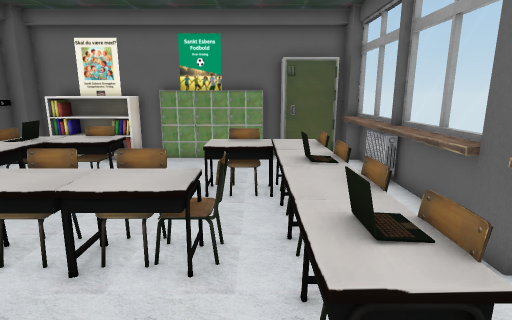
view 1 (above)

13 first-person views from a walk through a 3-D level made in the Unity game engine. The camera is 1.5 m above the floor, tilts 12° down and sees 80° across. The floor is counted in squares, 0.5 m on a side. Each view is taken from the middle of a square. On the plan, view 1 faces up. The plan holds only what a view shows up to about 20 squares ahead; the rest is blank. The player character is not drawn. Some animated figures are left out. Some surface patterns are stand-ins.

view 2
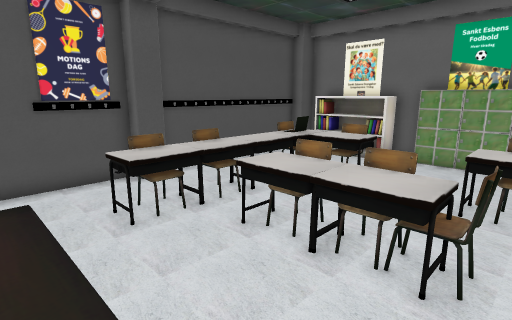

view 3
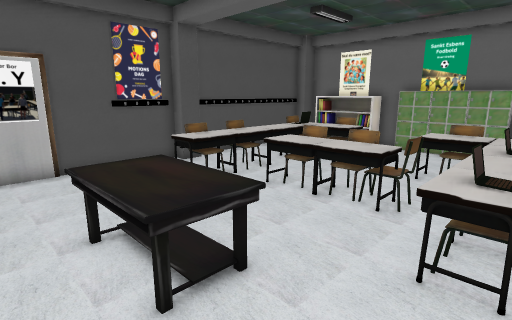

view 4
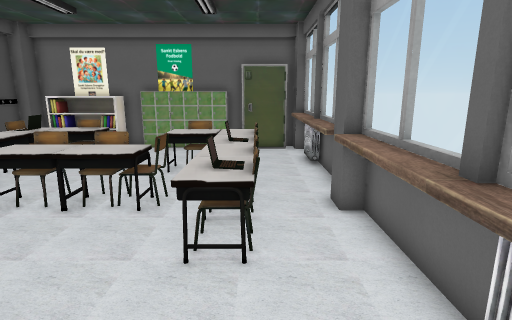

view 5
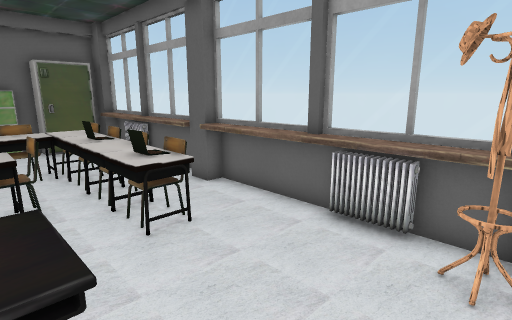

view 6
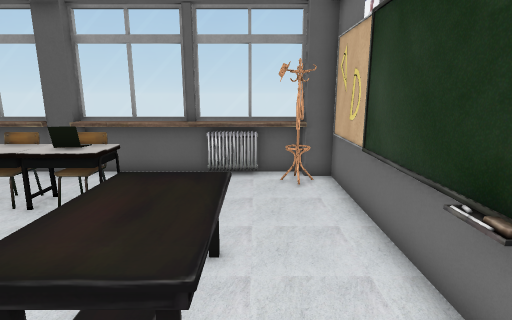

view 7
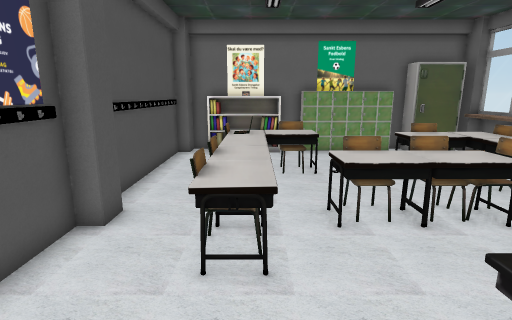

view 8
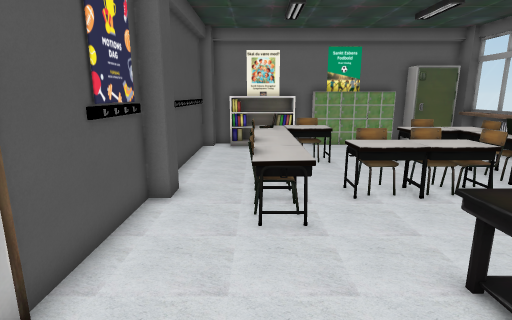

view 9
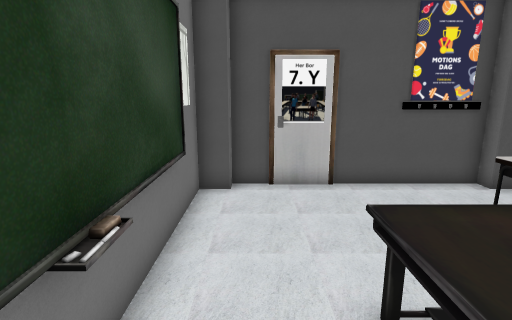

view 10
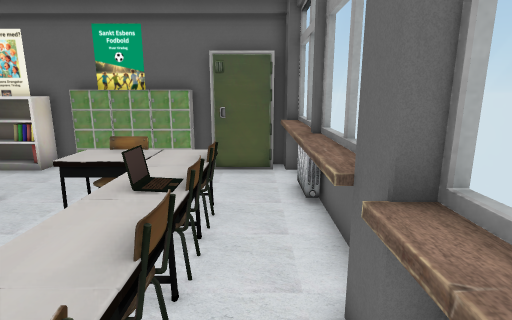

view 11
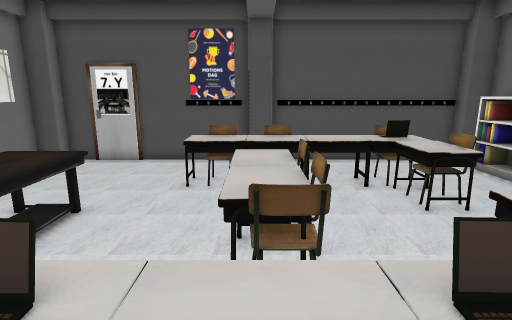

view 12
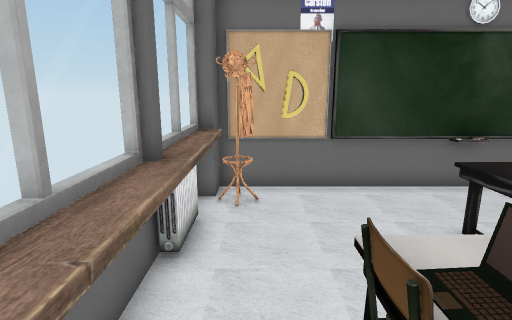

view 13
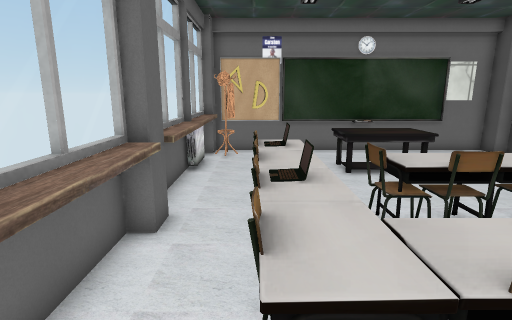

### Floor plan
Key: @ floor where view 1 was taken; # wall or solid block; . floor; = window, fence, low wall or low ledge; ^ raised ledge; C chair; L laptop; T table; E desk.
Columns run from 11 left of view 1 to 5 right of it. Each row starts with its distance up from view 1.
 15 ##^^^^###    ###
 14 #=^^^^.. ######^#
 13 #..............^#
 12 #..............^#
 11 #..CCCC........^#
 10 #..LLCC...CCCC.^#
  9 #..LLCC.. CCCC.^#
  8 #..TT.......CC.^#
  7 #..TT.......LL.^#
  6 #..CC.CCCCC.LL.^#
  5 #..CC.CCCCC.CC.##
  4 #..CC.CC.C..CC.^#
  3 #..CC.......LL.^#
  2 #...........CC.^#
  1 #......EEE.....^#
  0 #.....EEEEE@...^#
 -1 #.....EEEEE....^#
 -2 #......EEE.....^#
 -3 #.............EE#
 -4 #......=......E##
 -5 ################

Where each view was taken, in squares from view 1:
view 1: 0 up, 0 right, facing up
view 2: 0 up, 0 right, facing up-left
view 3: 3 down, 2 right, facing up-left
view 4: 3 down, 2 right, facing up
view 5: 4 down, 2 left, facing up-right
view 6: 2 down, 7 left, facing right
view 7: 2 down, 7 left, facing up
view 8: 4 down, 8 left, facing up
view 9: 3 down, 1 left, facing left
view 10: 2 up, 3 right, facing up
view 11: 5 up, 3 right, facing left
view 12: 5 up, 3 right, facing down
view 13: 12 up, 2 right, facing down
